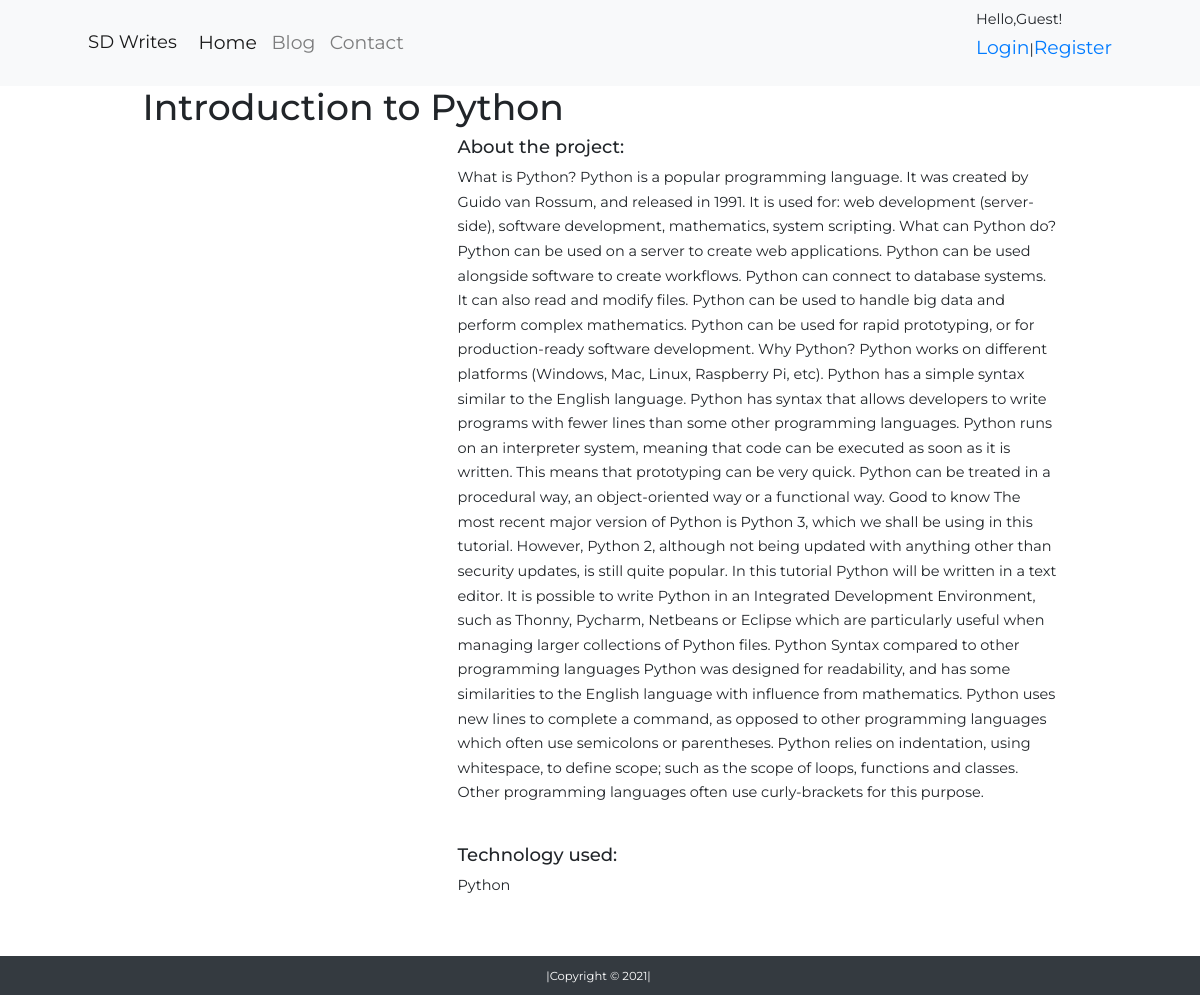
The app's page /projects/project/1/ with its own data.
### projects/models.py (models this page shows, shortened)
class Project(models.Model):
    title = models.CharField(max_length=100)
    description = models.TextField()
    technology = models.CharField(max_length=20)
    image = models.ImageField(upload_to='media/projectimages/',blank=True)

### projects/views.py (the view)
# urls.py: path("project/<int:pk>/", projectview.projectdetail, name="projectdetails"),
def projectdetail(request, pk):
    project = Project.objects.get(pk=pk)
    context = {
        'project': project
    }
    return render(request, 'projects/projectdetails.html', context)

### templates/projects/projectdetails.html (shortened to what this page needs)
{% extends "projects/base1.html" %}
{% load static %}
{% block content %}
<div class="container">
<h1>{{ project.title }}</h1>
<div class="row">
    <div class="col-md-4">
    </div>
    <div class="col-md-8">
        <h5>About the project:</h5>
        <p>{{ project.description }}</p>
        <br>
        <h5>Technology used:</h5>
        <p>{{ project.technology }}</p>
    </div>
</div>
</div>
{% endblock %}

### templates/projects/base1.html (shortened to what this page needs)
{% load static %}
<!DOCTYPE html>
<html lang="en">
<head>
       <link rel="stylesheet" href="https://maxcdn.bootstrapcdn.com/bootstrap/4.0.0/css/bootstrap.min.css">
       <link rel="stylesheet" href="/static/css/fontawesome.css">
       <link rel="stylesheet" href="/static/css/fontawesome.min.css">
       <link rel="stylesheet" href="/static/css/all.min.css">
       <link rel="stylesheet" href="/static/css/styles.css">
</head>
<body>
  <nav class="navbar navbar-expand-lg navbar-light bg-light">
    <div class="container">
      <a class="navbar-brand" href="{% url 'projectindex' %}">SD Writes</a>
      <div class="collapse navbar-collapse" id="navbarSupportedContent">
        <ul class="navbar-nav mr-auto">
          <li class="nav-item active">
            <a class="nav-link" href="{% url 'projectindex' %}">Home</a>
          </li>
          <li class="nav-item">
            <a class="nav-link" href="{% url 'blogindex' %}">Blog</a>
          </li>
          <li class="nav-item">
            <a class="nav-link" href="{% url 'contact' %}">Contact</a>
          </li>
        </ul>
        <div>
        <ul>
          Hello,{{ user.username|default:'Guest' }}!<br>
          {% if user.is_authenticated %}
          <a href="{% url 'logout' %}">Logout</a><br>
          {% else %}
          <a href="{% url 'login' %}">Login</a>|<a href="{% url 'register' %}">Register</a>
          {% endif %}
        </ul>
      </div>
    </div>
    </div>
  </nav>
  <div class="container">
    {% block content %}
    {% endblock %}
  </div>
 <footer class="container-fluid bg-dark text-center p-2 mt-5">
  <small class="text-white">|Copyright &copy; 2021| </small>
</footer>
</body>
</html>

### static/css/styles.css (style rules this page uses)
* { margin: 0%; padding: 0%; box-sizing: border-box!important; text-decoration: none!important; list-style-type: none; }
html { font-size: 90.5%; }
body { font-family: 'Montserrat', sans-serif; line-height: 1.7; }
.container { max-width: 1200px; width: 90%; }
a { font-size: 1.3rem; }

### records on screen
Project: title "Introduction to Python", description "What is Python? Python is a popular programming language. It was created by Guido van Rossum, and released in 1991. It is used for: web development (server-side), software development, mathematics, system scripting. What can Python do? Python can be used on a server to create web applications. Python can be used alongside software to create workflows. Python can connect to database systems. It can also read and modify files. Python can be used to handle big data and perform complex mathematics. Python can be used for rapid prototyping, or for production-ready software development. Why Python? Python works on different platforms (Windows, Mac, Linux, Raspberry Pi, etc). Python has a simple…", technology "Python"

### other values on screen
{{ user.username|default:'Guest' }} "Guest"
